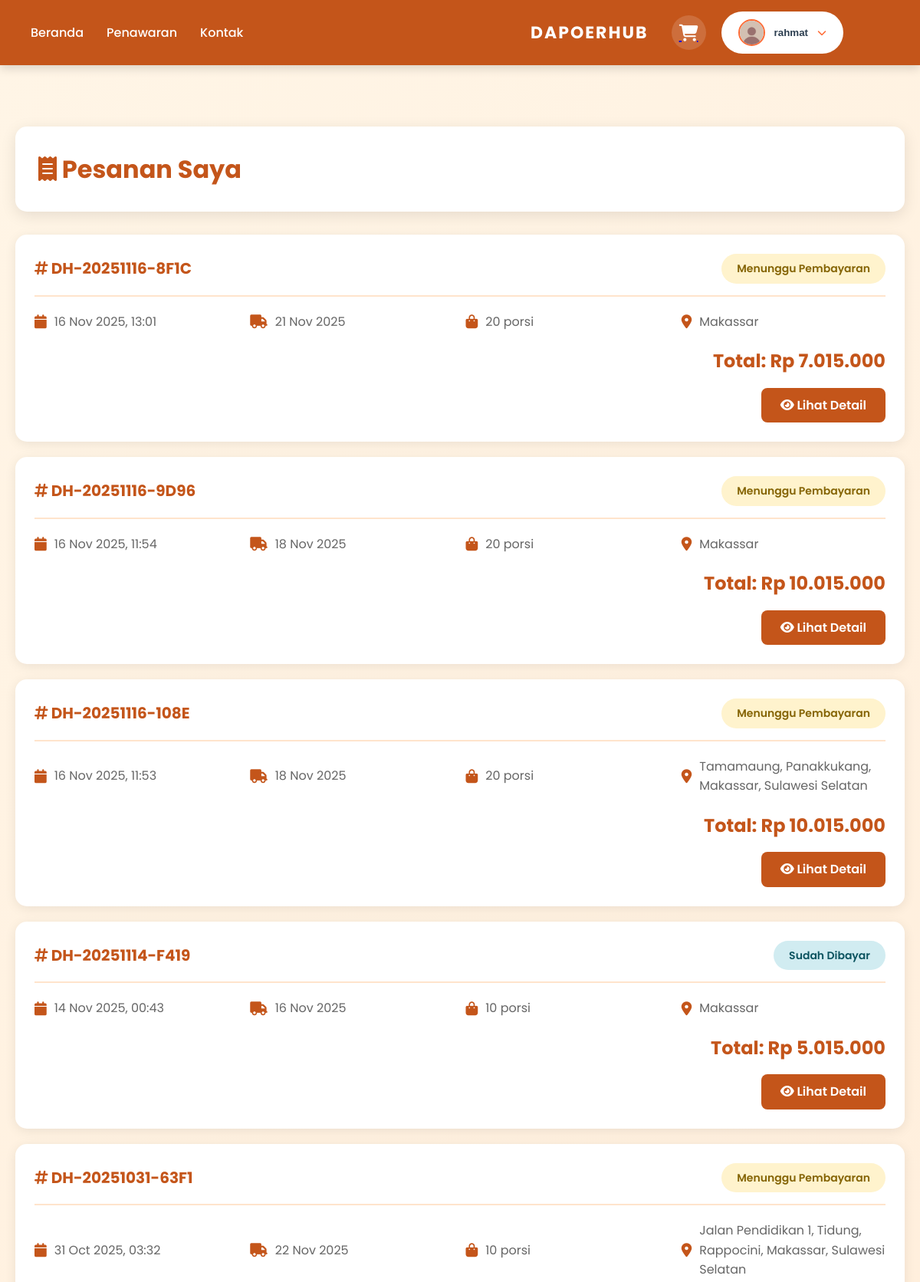
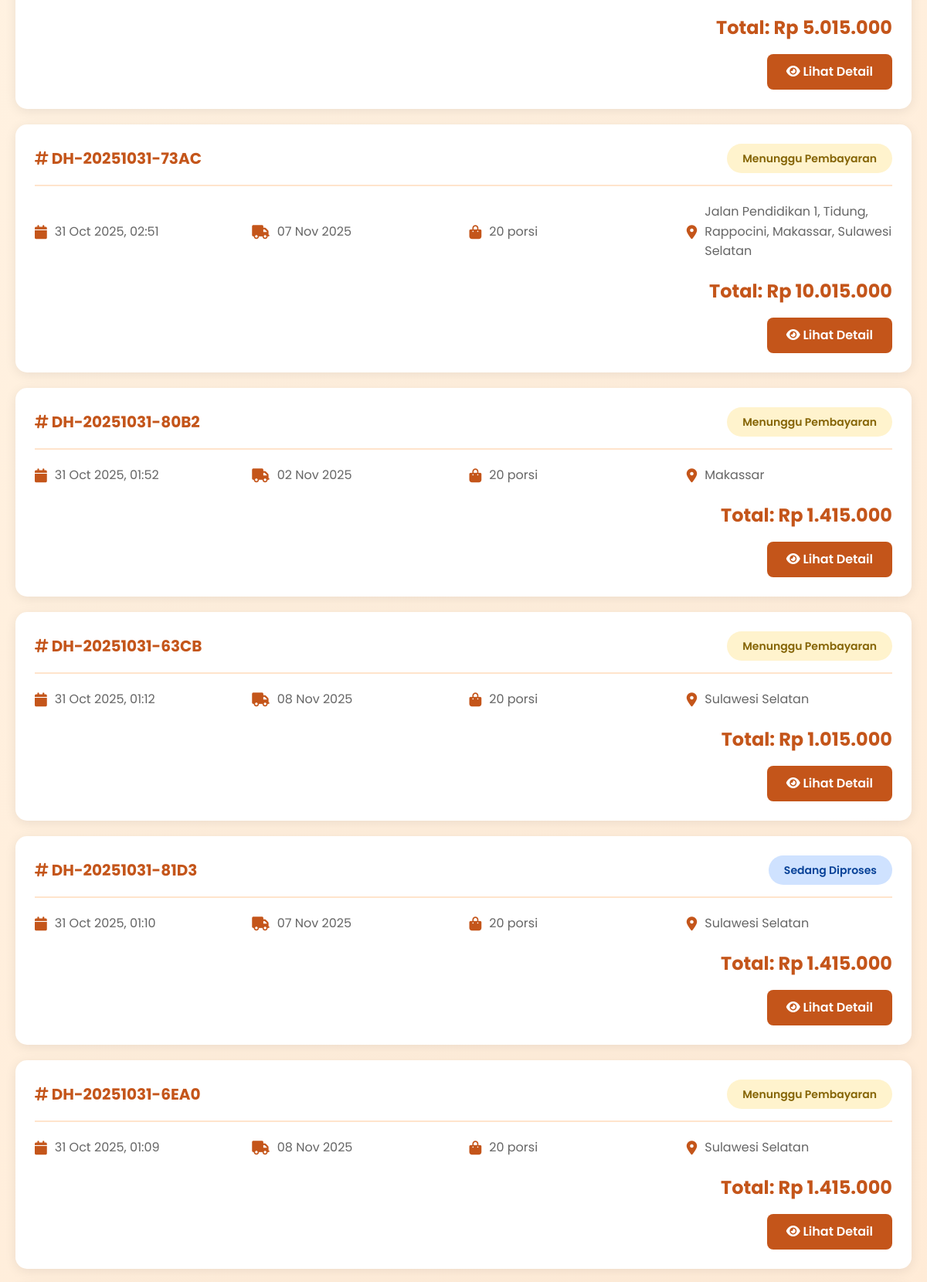
Page /orders/ (signed in, upper part) on the committed database (2 pictures, top to bottom).
### users/models.py (models this page shows, shortened)
class CustomUser(AbstractUser):
    phone_regex = RegexValidator(
        regex=r'^\+?1?\d{9,15}$',
        message="Nomor telepon harus dalam format: '+999999999'. Maksimal 15 digit."
    )
    phone_number = models.CharField(
        validators=[phone_regex],
        max_length=17,
        blank=True,
        verbose_name="Nomor Telepon"
    )
    profile_picture = models.ImageField(
        upload_to='profiles/%Y/%m/%d/',
        blank=True,
        null=True,
        verbose_name="Foto Profil"
    )
    date_of_birth = models.DateField(
        blank=True,
        null=True,
        verbose_name="Tanggal Lahir"
    )
    address = models.TextField(
        blank=True,
        verbose_name="Alamat"
    )
    city = models.CharField(
        max_length=100,
        blank=True,
        verbose_name="Kota"
    )
    postal_code = models.CharField(
        max_length=10,
        blank=True,
        verbose_name="Kode Pos"
    )
    bio = models.TextField(
        blank=True,
        max_length=500,
        verbose_name="Bio"
    )
    created_at = models.DateTimeField(auto_now_add=True)
    updated_at = models.DateTimeField(auto_now=True)
    class Meta:
        verbose_name = "User"
        verbose_name_plural = "Users"
        ordering = ['-date_joined']

### orders/models.py (models this page shows, shortened)
class Order(models.Model):
    STATUS_CHOICES = [
        ('pending', 'Menunggu Pembayaran'),
        ('paid', 'Sudah Dibayar'),
        ('processing', 'Sedang Diproses'),
        ('ready', 'Siap Dikirim'),
        ('delivering', 'Dalam Pengiriman'),
        ('completed', 'Selesai'),
        ('cancelled', 'Dibatalkan'),
    ]
    DELIVERY_CHOICES = [
        ('pickup', 'Ambil Sendiri'),
        ('delivery', 'Diantar'),
    ]
    order_number = models.CharField(max_length=50, unique=True, editable=False)
    user = models.ForeignKey(settings.AUTH_USER_MODEL, on_delete=models.SET_NULL, null=True, related_name='orders')
    customer_name = models.CharField(max_length=200)
    customer_phone = models.CharField(max_length=20)
    customer_email = models.EmailField()
    delivery_method = models.CharField(max_length=20, choices=DELIVERY_CHOICES, default='delivery')
    delivery_address = models.TextField()
    delivery_location = models.CharField(max_length=500, blank=True)
    delivery_date = models.DateField()
    delivery_time = models.TimeField(default='10:00')
    subtotal = models.DecimalField(max_digits=12, decimal_places=0, default=0)
    delivery_fee = models.DecimalField(max_digits=12, decimal_places=0, default=0)
    total = models.DecimalField(max_digits=12, decimal_places=0, default=0)
    status = models.CharField(max_length=20, choices=STATUS_CHOICES, default='pending')
    notes = models.TextField(blank=True)
    admin_notes = models.TextField(blank=True)
    created_at = models.DateTimeField(auto_now_add=True)
    updated_at = models.DateTimeField(auto_now=True)
    paid_at = models.DateTimeField(null=True, blank=True)
    class Meta:
        db_table = 'orders'
        verbose_name = 'Order'
        verbose_name_plural = 'Orders'
        ordering = ['-created_at']
    @property
    def total_items(self):
        return sum(item.quantity for item in self.items.all())

class OrderItem(models.Model):
    order = models.ForeignKey(Order, on_delete=models.CASCADE, related_name='items')
    product = models.ForeignKey(Product, on_delete=models.SET_NULL, null=True)
    product_name = models.CharField(max_length=200)
    product_price = models.DecimalField(max_digits=12, decimal_places=0, default=0)
    quantity = models.PositiveIntegerField(default=10)
    notes = models.TextField(blank=True)
    created_at = models.DateTimeField(auto_now_add=True)
    class Meta:
        db_table = 'order_items'
        verbose_name = 'Order Item'
        verbose_name_plural = 'Order Items'
        ordering = ['id']

### orders/views.py (the view)
# urls.py: path('', views.order_list, name='order_list'),
@login_required
def order_list(request):
    orders = Order.objects.filter(user=request.user).order_by('-created_at')
    context = {
        'orders': orders,
    }
    return render(request, 'orders/order_list.html', context)

### cart/context_processors.py (called while the page is built)
def cart_count(request):
    count = 0
    if request.user.is_authenticated:
        try:
            cart = Cart.objects.get(user=request.user)
            count = cart.total_items
        except Cart.DoesNotExist:
            count = 0
    return {'cart_count': count}

### cart/models.py (called while the page is built)
    @property
    def total_items(self):
        return sum(item.quantity for item in self.items.all())

### products/templatetags/currency_filters.py (called while the page is built)
@register.filter(name='rupiah')
def rupiah(value):
    try:
        value = int(value)
        return f"Rp {value:,}".replace(',', '.')
    except (ValueError, TypeError):
        return "Rp 0"

### templates/orders/order_list.html (shortened to what this page needs)
{% extends 'base.html' %}
{% load static %}
{% load currency_filters %}
{% block content %}
<section class="orders-section">
    <div class="orders-container">
        <div class="orders-header">
            <h1><i class="fas fa-receipt"></i> Pesanan Saya</h1>
        </div>
        {% if orders %}
            {% for order in orders %}
            <div class="order-card">
                <div class="order-header">
                    <div class="order-number">
                        <i class="fas fa-hashtag"></i> {{ order.order_number }}
                    </div>
                    <div class="order-status status-{{ order.status }}">
                        {{ order.get_status_display }}
                    </div>
                </div>
                <div class="order-info">
                    <div class="info-item">
                        <i class="fas fa-calendar"></i>
                        <span>{{ order.created_at|date:"d M Y, H:i" }}</span>
                    </div>
                    <div class="info-item">
                        <i class="fas fa-truck"></i>
                        <span>{{ order.delivery_date|date:"d M Y" }}</span>
                    </div>
                    <div class="info-item">
                        <i class="fas fa-shopping-bag"></i>
                        <span>{{ order.total_items }} porsi</span>
                    </div>
                    <div class="info-item">
                        <i class="fas fa-map-marker-alt"></i>
                        <span>{{ order.delivery_location }}</span>
                    </div>
                </div>
                <div class="order-total">
                    Total: {{ order.total|rupiah }}
                </div>
                <div class="order-actions">
                    <a href="{% url 'order_detail' order.id %}" class="btn-detail">
                        <i class="fas fa-eye"></i> Lihat Detail
                    </a>
                </div>
            </div>
            {% endfor %}
        {% endif %}
    </div>
</section>
{% endblock %}

### templates/base.html (shortened to what this page needs)
{% load static %}
<!DOCTYPE html>
<html lang="id">
<head>
    <link rel="stylesheet" href="https://cdnjs.cloudflare.com/ajax/libs/font-awesome/6.4.0/css/all.min.css">
    <link rel="stylesheet" href="{% static 'css/home.css' %}">
</head>
<body>
    <nav class="navbar">
        <div class="navbar-container">
            <div class="nav-left">
                <a href="{% url 'home' %}" class="nav-link">Beranda</a>
                <a href="{% url 'menu' %}" class="nav-link">Penawaran</a>
                <a href="{% url 'contact' %}" class="nav-link">Kontak</a>
            </div>
            <a href="{% url 'home' %}" class="brand">DAPOERHUB</a>
            <div class="nav-right">
                {% if user.is_authenticated %}
                    <a href="{% url 'cart' %}" class="cart-icon" title="Keranjang Belanja">
                        <i class="fas fa-shopping-cart"></i>
                    </a>
                    <div class="user-menu">
                        <button class="user-menu-btn">
                            <img
                                src="{% if user.profile_picture %}{{ user.profile_picture.url }}{% else %}{% static 'img/default-avatar.png' %}{% endif %}"
                                alt="{{ user.username }}"
                                class="user-avatar"
                            >
                            <span class="user-name">{{ user.username }}</span>
                            <i class="fas fa-chevron-down"></i>
                        </button>
                    </div>
                {% else %}
                    <div class="auth-buttons">
                        <a href="{% url 'login' %}" class="btn-login">Login</a>
                        <a href="{% url 'register' %}" class="btn-daftar">Daftar</a>
                    </div>
                {% endif %}
            </div>
        </div>
    </nav>
    {% block content %}
    {% endblock %}
</body>
</html>

### static/css/home.css (style rules this page uses)
* { margin: 0; padding: 0; box-sizing: border-box; }
body { font-family: 'Poppins', sans-serif; background: linear-gradient(135deg, #D4E8D4 0%, #B8D8B8 50%, #C8E0C8 100%); color: #333; line-height: 1.6; }
.navbar { background-color: #C4551A; padding: 15px 0; box-shadow: 0 4px 12px rgba(0,0,0,0.15); position: sticky; top: 0; z-index: 1000; }
.navbar-container { max-width: 1400px; margin: 0 auto; padding: 0 40px; display: grid; grid-template-columns: auto 1fr auto auto auto; gap: 40px; align-items: center; }
.nav-left { display: flex; gap: 30px; align-items: center; }
.nav-link { color: white; text-decoration: none; font-weight: 500; font-size: 16px; transition: all 0.3s ease; position: relative; padding: 5px 0; }
.nav-link::after { content: ''; position: absolute; bottom: 0; left: 0; width: 0; height: 2px; background: white; transition: width 0.3s ease; }
.brand { color: white; font-size: 24px; font-weight: 700; text-decoration: none; letter-spacing: 2px; transition: all 0.3s ease; white-space: nowrap; justify-self: end; }
.nav-right { display: flex; align-items: center; gap: 20px; margin-left: 0; }
.cart-icon { position: relative; display: inline-flex; align-items: center; justify-content: center; width: 45px; height: 45px; background: rgba(255, 255, 255, 0.15); border-radius: 50%; transition: all 0.3s ease; cursor: pointer; margin-right: 0; }
.cart-icon i { font-size: 22px; color: white; transition: color 0.3s ease; }
.user-menu { position: relative; }
.user-menu-btn { display: flex; align-items: center; gap: 12px; background: white; border: 2px solid rgba(255, 255, 255, 0.3); padding: 8px 20px; border-radius: 30px; cursor: pointer; transition: all 0.3s ease; }
.user-avatar { width: 35px; height: 35px; border-radius: 50%; object-fit: cover; border: 2px solid #FF6B35; }
.user-name { font-weight: 600; color: #2C3E50; display: inline-block; }
.user-menu-btn i { color: #FF6B35; font-size: 12px; transition: transform 0.3s ease; }
html { scroll-behavior: smooth; }
img { image-rendering: -webkit-optimize-contrast; image-rendering: crisp-edges; }
@media (max-width: 1200px) { .navbar-container { grid-template-columns: auto 1fr auto auto auto; gap: 30px; } }
@media (max-width: 1200px) { .brand { font-size: 22px; } }

### templates/orders/order_list.html (style rules this page uses)
.orders-section { padding: 80px 20px 60px; background: linear-gradient(135deg, #FFF5E6 0%, #FFE4CC 100%); min-height: 100vh; }
.orders-container { max-width: 1200px; margin: 0 auto; }
.orders-header { background: white; padding: 30px; border-radius: 15px; box-shadow: 0 5px 20px rgba(0,0,0,0.1); margin-bottom: 30px; }
.orders-header h1 { color: #C4551A; font-size: 32px; font-weight: 700; margin: 0; }
.order-card { background: white; border-radius: 15px; padding: 25px; margin-bottom: 20px; box-shadow: 0 3px 15px rgba(0,0,0,0.08); transition: all 0.3s; }
.order-header { display: flex; justify-content: space-between; align-items: center; margin-bottom: 20px; padding-bottom: 15px; border-bottom: 2px solid #FFE4CC; }
.order-number { font-size: 20px; font-weight: 700; color: #C4551A; }
.order-status { padding: 8px 20px; border-radius: 20px; font-weight: 600; font-size: 14px; }
.status-pending { background: #fff3cd; color: #856404; }
.status-paid { background: #d1ecf1; color: #0c5460; }
.status-processing { background: #cfe2ff; color: #084298; }
.order-info { display: grid; grid-template-columns: repeat(auto-fit, minmax(200px, 1fr)); gap: 15px; margin-bottom: 20px; }
.info-item { display: flex; align-items: center; gap: 10px; color: #666; }
.info-item i { color: #C4551A; font-size: 18px; }
.order-total { font-size: 24px; font-weight: 700; color: #C4551A; text-align: right; margin-top: 15px; }
.order-actions { display: flex; gap: 10px; justify-content: flex-end; margin-top: 15px; }
.btn-detail { background: #C4551A; color: white; padding: 10px 25px; border: none; border-radius: 8px; cursor: pointer; font-weight: 600; text-decoration: none; display: inline-block; }

### rows in the picture
CustomUser: username "rahmat"
Order: order_number "DH-20251116-8F1C", status "Menunggu Pembayaran", created_at "16 Nov 2025, 13:01", delivery_date "21 Nov 2025", total_items "20", delivery_location "Makassar", total|rupiah "Rp 7.015.000"
Order: order_number "DH-20251116-9D96", status "Menunggu Pembayaran", created_at "16 Nov 2025, 11:54", delivery_date "18 Nov 2025", total_items "20", delivery_location "Makassar", total|rupiah "Rp 10.015.000"
Order: order_number "DH-20251116-108E", status "Menunggu Pembayaran", created_at "16 Nov 2025, 11:53", delivery_date "18 Nov 2025", total_items "20", delivery_location "Tamamaung, Panakkukang, Makassar, Sulawesi Selatan", total|rupiah "Rp 10.015.000"
Order: order_number "DH-20251114-F419", status "Sudah Dibayar", created_at "14 Nov 2025, 00:43", delivery_date "16 Nov 2025", total_items "10", delivery_location "Makassar", total|rupiah "Rp 5.015.000"
Order: order_number "DH-20251031-63F1", status "Menunggu Pembayaran", created_at "31 Oct 2025, 03:32", delivery_date "22 Nov 2025", total_items "10", delivery_location "Jalan Pendidikan 1, Tidung, Rappocini, Makassar, Sulawesi Selatan", total|rupiah "Rp 5.015.000"
Order: order_number "DH-20251031-73AC", status "Menunggu Pembayaran", created_at "31 Oct 2025, 02:51", delivery_date "07 Nov 2025", total_items "20", delivery_location "Jalan Pendidikan 1, Tidung, Rappocini, Makassar, Sulawesi Selatan", total|rupiah "Rp 10.015.000"
Order: order_number "DH-20251031-80B2", status "Menunggu Pembayaran", created_at "31 Oct 2025, 01:52", delivery_date "02 Nov 2025", total_items "20", delivery_location "Makassar", total|rupiah "Rp 1.415.000"
Order: order_number "DH-20251031-63CB", status "Menunggu Pembayaran", created_at "31 Oct 2025, 01:12", delivery_date "08 Nov 2025", total_items "20", delivery_location "Sulawesi Selatan", total|rupiah "Rp 1.015.000"
Order: order_number "DH-20251031-81D3", status "Sedang Diproses", created_at "31 Oct 2025, 01:10", delivery_date "07 Nov 2025", total_items "20", delivery_location "Sulawesi Selatan", total|rupiah "Rp 1.415.000"
Order: order_number "DH-20251031-6EA0", status "Menunggu Pembayaran", created_at "31 Oct 2025, 01:09", delivery_date "08 Nov 2025", total_items "20", delivery_location "Sulawesi Selatan", total|rupiah "Rp 1.415.000"
